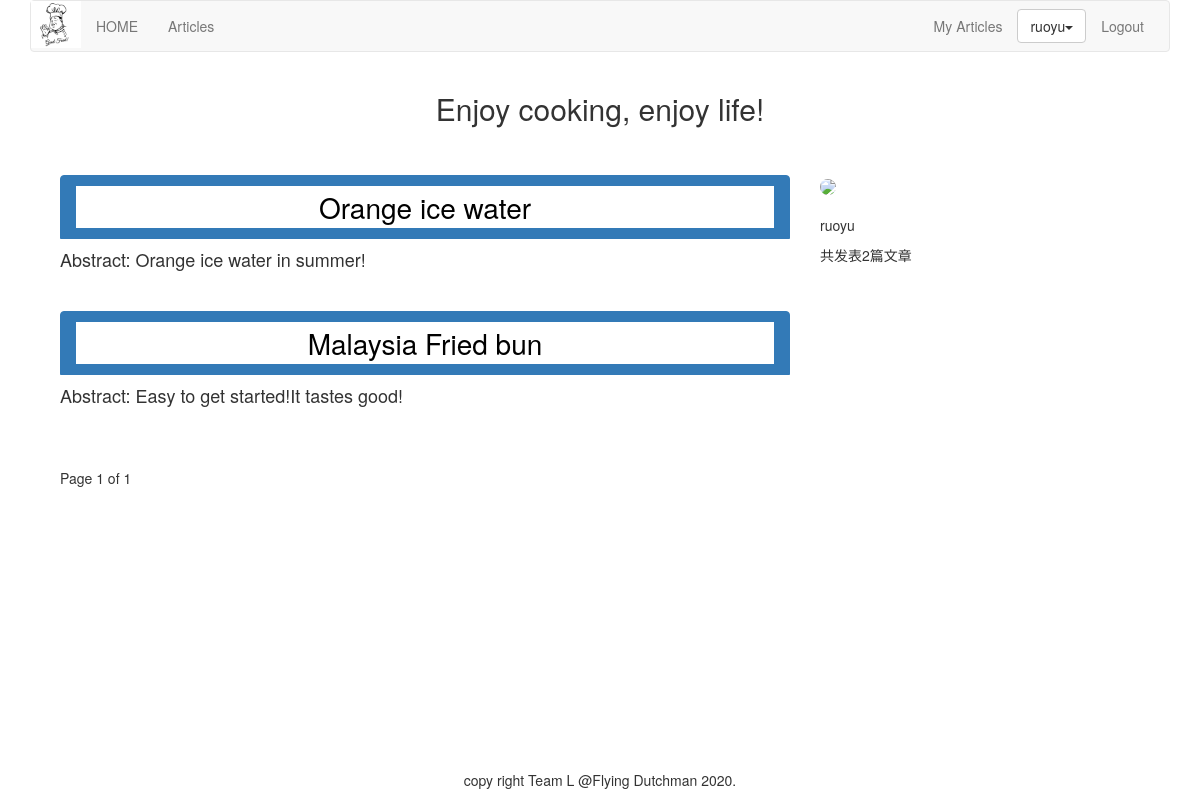
Screenshot of /article/list-article-titles/ruoyu/ with the database file from the repository.
### article/models.py (models this page shows, shortened)
class ArticlePost(models.Model):
    author = models.ForeignKey(User, on_delete=models.CASCADE, related_name="article")
    title = models.CharField(max_length=200)
    abstract = models.CharField(max_length=200)
    slug = models.SlugField(max_length=500)
    column = models.ForeignKey(ArticleColumn, on_delete=models.CASCADE, related_name="article_column")
    body = models.TextField()
    created = models.DateTimeField(default=timezone.now)
    updated = models.DateTimeField(auto_now=True)
    users_like = models.ManyToManyField(User, related_name="articles_like", blank=True)
    users_view = models.ManyToManyField(User, related_name="articles_view", blank=True)
    class Meta:
        ordering = ("-updated",)
        index_together = (('id', 'slug'),)
    def get_url_path(self):
        return reverse("article:article_content", args=[self.id, self.slug])

### article/list_views.py (the view)
# urls.py: path('list-article-titles/', list_views.article_titles, name="article_titles"),
def article_titles(request, username=None):
    if username:
        user = User.objects.get(username=username)
        articles_title = ArticlePost.objects.filter(author=user)
        try:
            userinfo = user.userinfo
        except:
            userinfo = None
    else:
        articles_title = ArticlePost.objects.all()
    paginator = Paginator(articles_title, 5)
    page = request.GET.get('page')
    try:
        current_page = paginator.page(page)
        articles = current_page.object_list
    except PageNotAnInteger:
        current_page = paginator.page(1)
        articles = current_page.object_list
    except EmptyPage:
        current_page = paginator.page(paginator.num_pages)
        articles = current_page.object_list
    if username:
        return render(request, "article/list/author_articles.html",
                      {"articles": articles, "page": current_page, "userinfo": userinfo, "user": user})
    return render(request, "article/list/article_titles.html", {"articles": articles, "page": current_page})

### article/templatetags/article_tags.py (called while the page is built)
@register.simple_tag
def author_total_articles(user):
    return user.article.count()

### templates/article/list/author_articles.html (shortened to what this page needs)
{% extends "base.html" %}
{% load article_tags %}
{% load staticfiles %}
{% block content %}
<div class="row text-center vertical-middle-sm">
    <h2>Enjoy cooking, enjoy life!</h2>
</div>
<br>
<br>
<div class="container">
    <div class="col-md-8">
        {% for article in articles %}
        <div class="list-group">
            <a href="{{article.get_url_path}}" class="list-group-item active">
                <button class="button" style="vertical-align:middle">
                    {{article.title}}
                </button>
            </a>
            <h4 class="list-group-item-text">Abstract: {{article.abstract}}</h4>
            <br>
        </div>
        {% endfor %}
        {% include "paginator.html" %}
    </div>
    <div class="col-md-4">
        <div>
            {% if userinfo.photo %}
            <img src="{{ userinfo.photo | striptags }}" class="img-circle" id="my_photo" name="user_face"
                style="width: 300px">
            {% else %}
            <img name="user_face" src="{% static 'images/img1.jpg' %}" class="img-circle" id="my_photo"
                style="width: 300px">
            {% endif %}
        </div>
        <br>
        <div>
            <p>{{ user.username }}</p>
            <p>共发表{% author_total_articles user %}篇文章</p>
        </div>
    </div>
</div>
{% endblock %}

### templates/header.html (shortened to what this page needs)
{% load staticfiles %}
<div class="container">
    <nav class="navbar navbar-default" role="navigation">
        <div class="navbar-header">
            <img src="{% static '/images/logo.jpg' %}" width="50px">
        </div>
        <div>
            <ul class="nav navbar-nav" role="navigation">
                <li><a href="{% url 'home' %}">HOME</a></li>
                <li><a href="{% url 'article:article_titles' %}">Articles</a></li>
            </ul>
            <ul class="nav navbar-nav navbar-right" style="margin-right:10px">
                <li><a href="{% url 'article:article_column' %}">My Articles</a></li>
                {% if user.is_authenticated %}
                <li>
                    <div class="dropdown" style="margin-top:8px">
                        <button class='btn btn-default dropdown-toggle' type='button' id='dropdownMenu'
                            data-toggle='dropdown'>
                            {{ user.username }}<span class='caret'></span>
                        </button>
                    </div>
                </li>
                <li><a href="{% url 'account:user_logout' %}">Logout</a></li>
                {% else %}
                <li><a href="{% url 'account:user_login' %}">Login</a></li>
                <li><a href="{% url 'account:user_register' %}">Sign up</a></li>
                {% endif %}
            </ul>
        </div>
    </nav>
</div>

### templates/article/list/author_articles.html (style rules this page uses)
.button { background-color: white; color: black; border: 0.1px #008CBA; width: 100%; text-align: center; font-size: 28px; }

### rows the page displays
ArticlePost: title "Orange ice water", abstract "Orange ice water in summer!"
ArticlePost: title "Malaysia Fried bun", abstract "Easy to get started!It tastes good!"

### other values shown
{{ user.username }} "ruoyu"
{{ page.number }} "1"
{{ page.paginator.num_pages }} "1"
